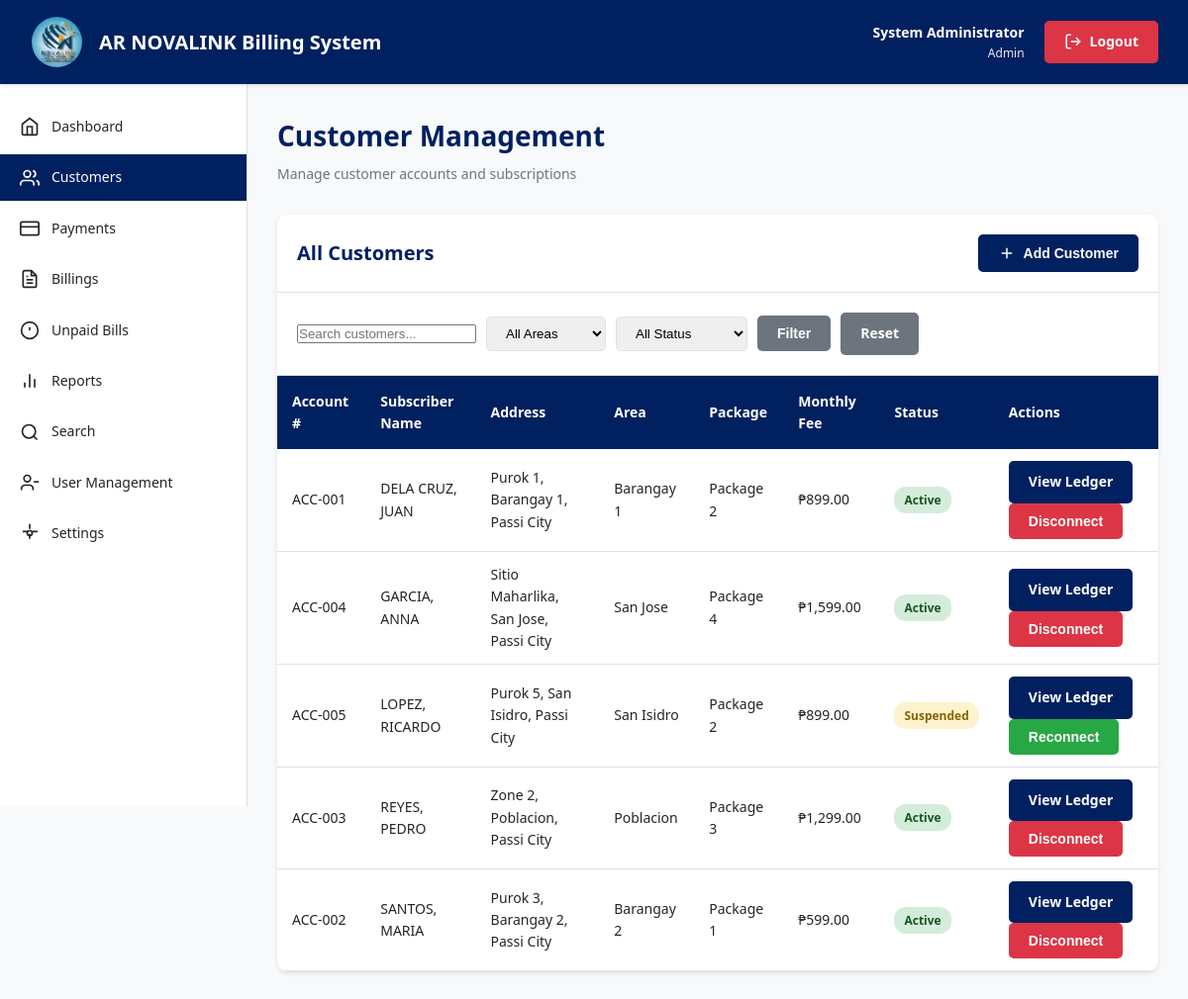
Page /customers.php (signed in) on the earlier database version.
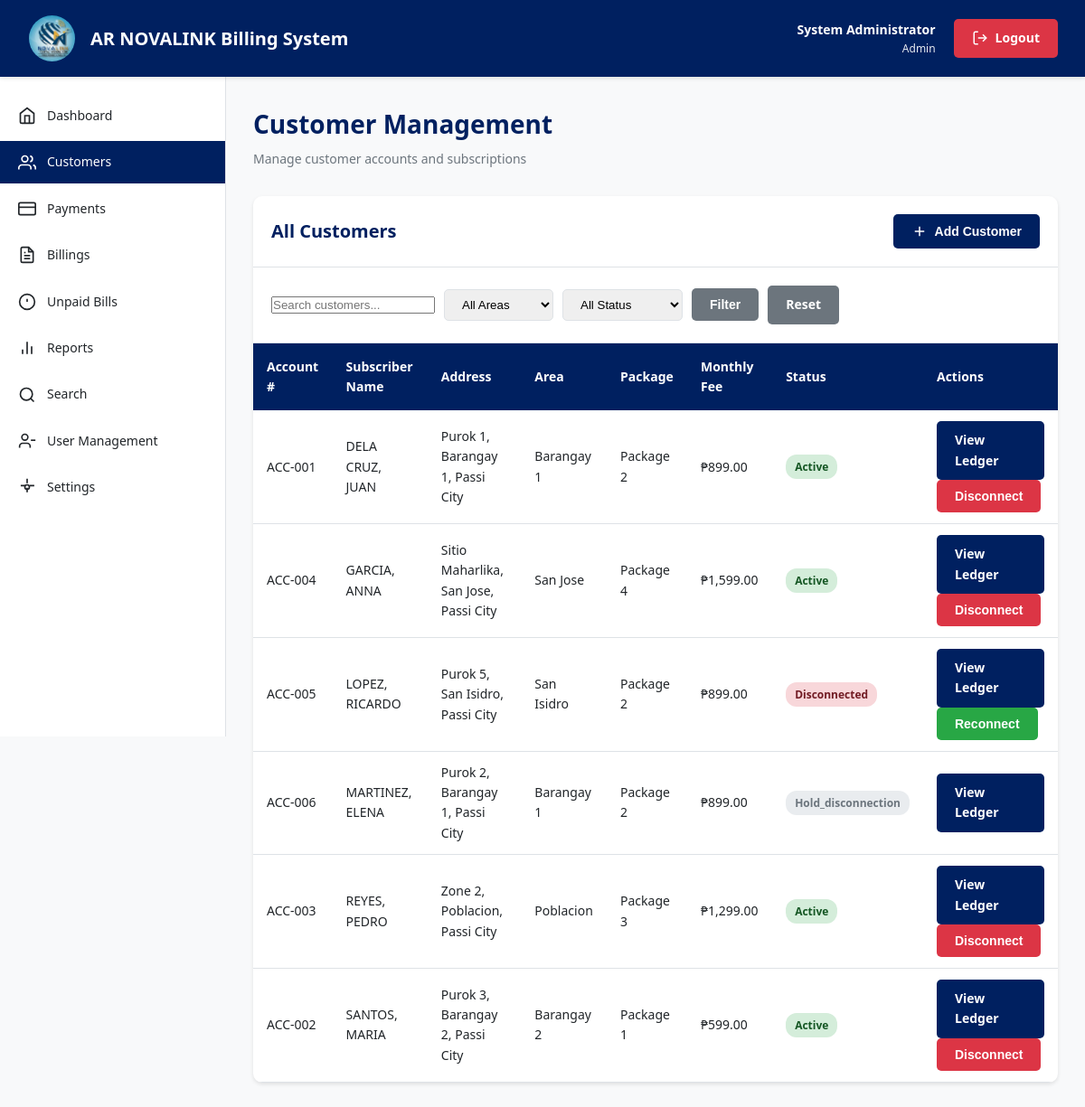
Same page on the later database version.
### tables this page shows
CREATE TABLE customers (
    customer_id INT PRIMARY KEY AUTO_INCREMENT,
    account_number VARCHAR(50) UNIQUE NOT NULL,
    subscriber_name VARCHAR(150) NOT NULL,
    account_name VARCHAR(150),
    address TEXT NOT NULL,
    area_id INT,
    tel_no VARCHAR(50),
    package_id INT,
    bandwidth_mbps INT,
    monthly_fee DECIMAL(10,2),
    installation_date DATE,
    date_connected DATE,
    disconnection_date DATE NULL,
    status ENUM('active', 'disconnected', 'hold_disconnection') DEFAULT 'active',
    router_serial VARCHAR(100),
    code_number VARCHAR(50),
    remarks TEXT,
    created_at TIMESTAMP DEFAULT CURRENT_TIMESTAMP,
    updated_at TIMESTAMP DEFAULT CURRENT_TIMESTAMP ON UPDATE CURRENT_TIMESTAMP,
    FOREIGN KEY (area_id) REFERENCES areas(area_id) ON DELETE SET NULL,
    FOREIGN KEY (package_id) REFERENCES packages(package_id) ON DELETE SET NULL,
    INDEX idx_account_number (account_number),
    INDEX idx_subscriber_name (subscriber_name),
    INDEX idx_area (area_id),
    INDEX idx_status (status)
);

CREATE TABLE areas (
    area_id INT PRIMARY KEY AUTO_INCREMENT,
    area_name VARCHAR(100) NOT NULL UNIQUE,
    description TEXT,
    created_at TIMESTAMP DEFAULT CURRENT_TIMESTAMP,
    INDEX idx_area_name (area_name)
);

CREATE TABLE packages (
    package_id INT PRIMARY KEY AUTO_INCREMENT,
    package_name VARCHAR(100) NOT NULL,
    bandwidth_mbps INT NOT NULL,
    monthly_fee DECIMAL(10,2) NOT NULL,
    description TEXT,
    status ENUM('active', 'inactive') DEFAULT 'active',
    created_at TIMESTAMP DEFAULT CURRENT_TIMESTAMP,
    INDEX idx_package_name (package_name)
);

### config.php (called while the page is built, shortened)
<?php
function format_currency($amount) {
    return '₱' . number_format($amount, 2);
}
?>

### customers.php (the view, shortened to what the changed rows need)
<?php
require_once 'config.php';
$conn = getDBConnection();
$sql = "SELECT c.*, a.area_name, p.package_name
        FROM customers c
        LEFT JOIN areas a ON c.area_id = a.area_id
        LEFT JOIN packages p ON c.package_id = p.package_id
        WHERE 1=1";
$sql .= " ORDER BY c.subscriber_name ASC";
$result = $conn->query($sql);
?>
<!DOCTYPE html>
<html lang="en">
<head>
    <link rel="stylesheet" href="css/style.css">
</head>
<body>
    <?php include 'includes/header.php'; ?>
    <div class="container">
        <main class="main-content">
            <div class="page-header">
                <h1>Customer Management</h1>
            </div>
            <div class="table-container">
                <div class="table-header">
                    <h2>All Customers</h2>
                </div>
                <table>
                    <thead>
                        <tr>
                            <th>Account #</th>
                            <th>Subscriber Name</th>
                            <th>Address</th>
                            <th>Area</th>
                            <th>Package</th>
                            <th>Monthly Fee</th>
                            <th>Status</th>
                            <th>Actions</th>
                        </tr>
                    </thead>
                    <tbody>
                        <?php if ($result->num_rows > 0): ?>
                            <?php while ($row = $result->fetch_assoc()): ?>
                            <tr>
                                <td><?php echo htmlspecialchars($row['account_number']); ?></td>
                                <td><?php echo htmlspecialchars($row['subscriber_name']); ?></td>
                                <td><?php echo htmlspecialchars($row['address']); ?></td>
                                <td><?php echo htmlspecialchars($row['area_name'] ?? 'N/A'); ?></td>
                                <td><?php echo htmlspecialchars($row['package_name'] ?? 'N/A'); ?></td>
                                <td><?php echo format_currency($row['monthly_fee']); ?></td>
                                <td>
                                    <?php
                                    $status_class = 'secondary';
                                    if ($row['status'] == 'active') $status_class = 'success';
                                    elseif ($row['status'] == 'disconnected') $status_class = 'danger';
                                    elseif ($row['status'] == 'suspended') $status_class = 'warning';
                                    ?>
                                    <span class="badge badge-<?php echo $status_class; ?>">
                                        <?php echo ucfirst($row['status']); ?>
                                    </span>
                                </td>
                                <td>
                                    <a href="customer_ledger.php?id=<?php echo $row['customer_id']; ?>" class="btn btn-sm btn-primary">View Ledger</a>
                                    <?php if ($_SESSION['role'] == 'admin'): ?>
                                        <?php if ($row['status'] == 'active'): ?>
                                            <button onclick="if(confirm('Disconnect this customer?')) { document.getElementById('action_form_<?php echo $row['customer_id']; ?>').submit(); }" class="btn btn-sm btn-danger">Disconnect</button>
                                        <?php elseif ($row['status'] == 'disconnected' || $row['status'] == 'suspended'): ?>
                                            <button onclick="if(confirm('Reconnect this customer?')) { document.getElementById('reconnect_form_<?php echo $row['customer_id']; ?>').submit(); }" class="btn btn-sm btn-success">Reconnect</button>
                                        <?php endif; ?>
                                    <?php endif; ?>
                                </td>
                            </tr>
                            <?php endwhile; ?>
                        <?php else: ?>
                            <tr>
                                <td colspan="8" class="text-center">No customers found</td>
                            </tr>
                        <?php endif; ?>
                    </tbody>
                </table>
            </div>
        </main>
    </div>
</body>
</html>

Differences in the rows shown:
changed customers "ACC-005": status "Suspended" → "Disconnected"
added customers: account_number "ACC-006", subscriber_name "MARTINEZ, ELENA", address "Purok 2, Barangay 1, Passi City", area.area_name "Barangay 1", package.package_name "Package 2", monthly_fee "₱899.00", status "Hold_disconnection"
